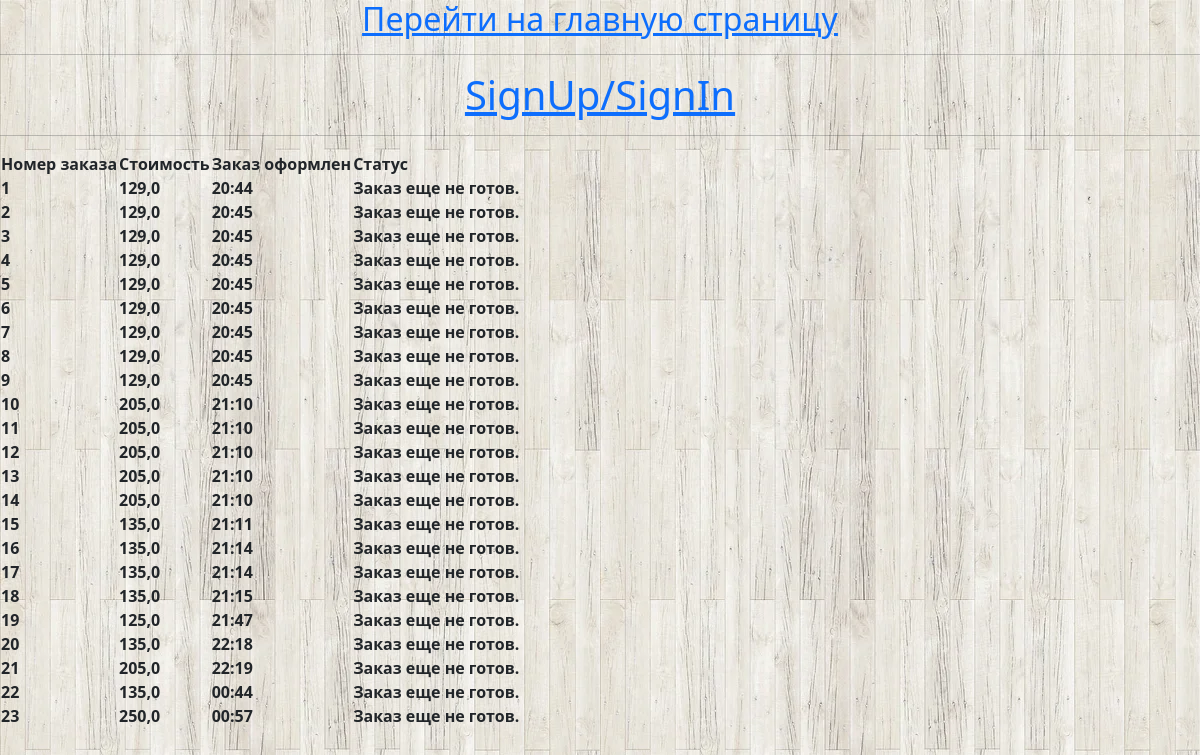
Screenshot of /mcdonalds/ with the database file from the repository.
### mcdonalds/models.py (models this page shows)
class Order(models.Model):
    time_in = models.DateTimeField(auto_now_add=True, verbose_name='Время оформления заказа')
    time_out = models.DateTimeField(null=True, verbose_name='Время получения заказа')
    cost = models.FloatField(default=0.0, verbose_name='Цена')
    take_away = models.BooleanField(default=False)
    complete = models.BooleanField(default=False)
    products = models.ManyToManyField(Product, through='ProductOrder')
    class Meta:
        verbose_name = "Заказы"
        verbose_name_plural = "Заказы"

### mcdonalds/views.py (the view)
# urls.py: path('', IndexView.as_view()),
class IndexView(TemplateView):
    template_name = "board/index.html"
    def get_context_data(self, **kwargs):
        context = super().get_context_data(**kwargs)
        context['orders'] = Order.objects.all()
        return context

### mcdonalds/templates/board/index.html
{% extends "main.html" %}
{% block content %}
<table>
    <thead>
    <tr>
        <th>Номер заказа</th>
        <th>Стоимость</th>
        <th>Заказ оформлен</th>
        <th>Статус</th>
    </tr>
    </thead>
     {% for order in orders %}
    <tr>
        <th>{{ order.id }}</th>
        <th>{{ order.cost }}</th>
        <th>{{ order.time_in|time:"H:i" }}</th>
        <th>{% if not order.complete %}
             Заказ еще не готов.
            {% elif order.time_out is None %}
            <button><a href="{% url 'take_order' order.id %}"> Забрать </a></button>
            {% else %}
            Заказ забрали {{ order.time_out|time:"H:i" }}
            {% endif %}
        </th>
    </tr>
    {% endfor %}
</table>
{% endblock %}

### rows the page displays
Order: id "1", cost "129,0", time_in "20:44", complete "Заказ еще не готов."
Order: id "2", cost "129,0", time_in "20:45", complete "Заказ еще не готов."
Order: id "3", cost "129,0", time_in "20:45", complete "Заказ еще не готов."
Order: id "4", cost "129,0", time_in "20:45", complete "Заказ еще не готов."
Order: id "5", cost "129,0", time_in "20:45", complete "Заказ еще не готов."
Order: id "6", cost "129,0", time_in "20:45", complete "Заказ еще не готов."
Order: id "7", cost "129,0", time_in "20:45", complete "Заказ еще не готов."
Order: id "8", cost "129,0", time_in "20:45", complete "Заказ еще не готов."
Order: id "9", cost "129,0", time_in "20:45", complete "Заказ еще не готов."
Order: id "10", cost "205,0", time_in "21:10", complete "Заказ еще не готов."
Order: id "11", cost "205,0", time_in "21:10", complete "Заказ еще не готов."
Order: id "12", cost "205,0", time_in "21:10", complete "Заказ еще не готов."
Order: id "13", cost "205,0", time_in "21:10", complete "Заказ еще не готов."
Order: id "14", cost "205,0", time_in "21:10", complete "Заказ еще не готов."
Order: id "15", cost "135,0", time_in "21:11", complete "Заказ еще не готов."
Order: id "16", cost "135,0", time_in "21:14", complete "Заказ еще не готов."
Order: id "17", cost "135,0", time_in "21:14", complete "Заказ еще не готов."
Order: id "18", cost "135,0", time_in "21:15", complete "Заказ еще не готов."
Order: id "19", cost "125,0", time_in "21:47", complete "Заказ еще не готов."
Order: id "20", cost "135,0", time_in "22:18", complete "Заказ еще не готов."
Order: id "21", cost "205,0", time_in "22:19", complete "Заказ еще не готов."
Order: id "22", cost "135,0", time_in "00:44", complete "Заказ еще не готов."
Order: id "23", cost "250,0", time_in "00:57", complete "Заказ еще не готов."
